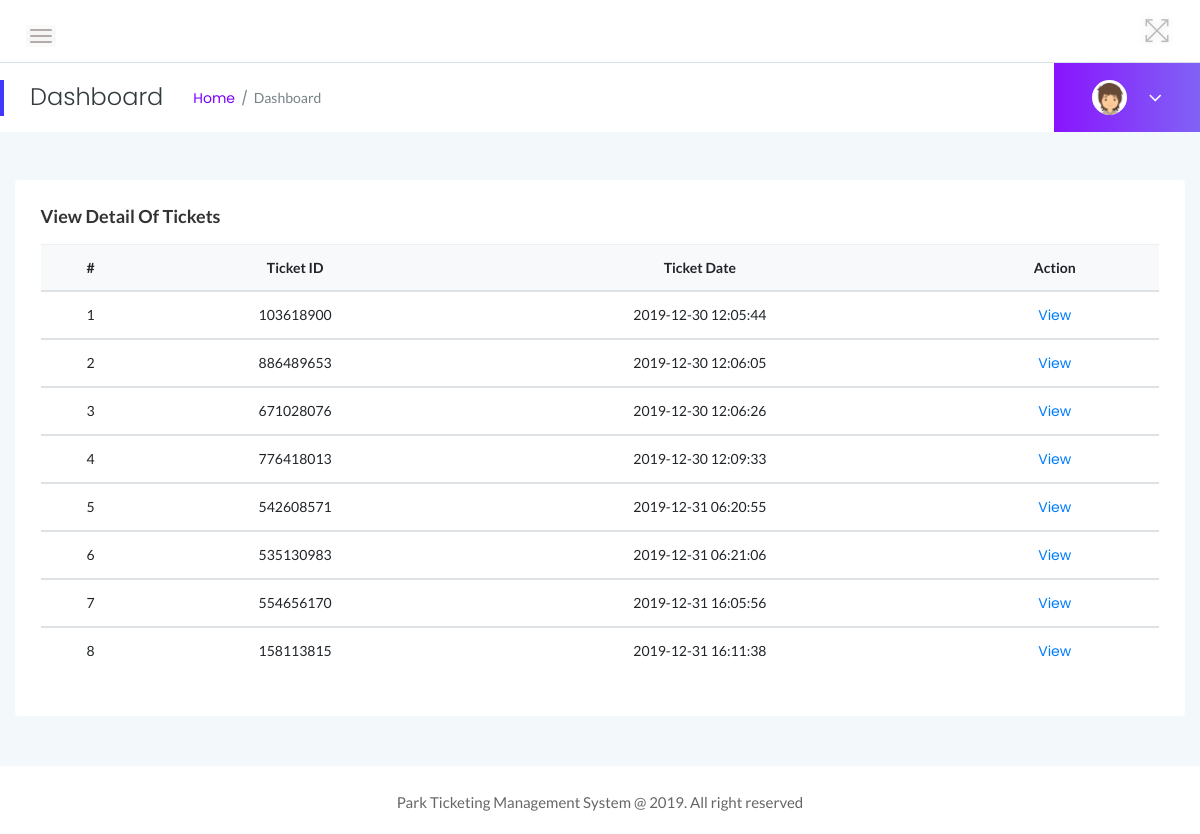
/ptms/manage-foreigners-ticket.php (signed in), run on the app's committed database.
### tables this page shows
CREATE TABLE `tblticforeigner` (
  `ID` int(10) NOT NULL,
  `TicketID` varchar(200) DEFAULT NULL,
  `NoAdult` int(10) DEFAULT NULL,
  `NoChildren` int(10) DEFAULT NULL,
  `AdultUnitprice` varchar(50) DEFAULT NULL,
  `ChildUnitprice` varchar(50) DEFAULT NULL,
  `PostingDate` timestamp NULL DEFAULT current_timestamp()
);

### ptms/manage-foreigners-ticket.php (the view, shortened to what this page needs)
<?php
if (strlen($_SESSION['ptmsaid']==0)) {
  header('location:logout.php');
  } else{
?>
<!doctype html>
<html class="no-js" lang="en">
<head>
    <link rel="stylesheet" href="assets/css/bootstrap.min.css">
    <link rel="stylesheet" href="assets/css/font-awesome.min.css">
    <link rel="stylesheet" href="assets/css/themify-icons.css">
    <link rel="stylesheet" href="assets/css/metisMenu.css">
    <link rel="stylesheet" href="assets/css/owl.carousel.min.css">
    <link rel="stylesheet" href="assets/css/slicknav.min.css">
    <link rel="stylesheet" href="https://www.amcharts.com/lib/3/plugins/export/export.css" type="text/css" media="all" />
    <link rel="stylesheet" type="text/css" href="https://cdn.datatables.net/1.10.19/css/jquery.dataTables.css">
    <link rel="stylesheet" type="text/css" href="https://cdn.datatables.net/1.10.18/css/dataTables.bootstrap4.min.css">
    <link rel="stylesheet" type="text/css" href="https://cdn.datatables.net/responsive/2.2.3/css/responsive.bootstrap.min.css">
    <link rel="stylesheet" type="text/css" href="https://cdn.datatables.net/responsive/2.2.3/css/responsive.jqueryui.min.css">
    <link rel="stylesheet" href="assets/css/typography.css">
    <link rel="stylesheet" href="assets/css/default-css.css">
    <link rel="stylesheet" href="assets/css/styles.css">
    <link rel="stylesheet" href="assets/css/responsive.css">
</head>
<body>
    <div class="page-container">
        <div class="main-content">
          <?php include_once('includes/header.php');?>
            <?php include_once('includes/pagetitle.php');?>
            <div class="main-content-inner">
                <div class="row">
                    <div class="col-12 mt-5">
                        <div class="card">
                            <div class="card-body">
                                <h4 class="header-title">View Detail of Tickets</h4>
                                <div class="data-tables">
                                    <table  class="table text-center">
                                        <thead class="bg-light text-capitalize">
                                            <tr>
                                                <th>#</th>
                                                <th>Ticket ID</th>
                                                <th>Ticket Date</th>
                                                <th>Action</th>
                                            </tr>
                                        </thead>
                                        <?php
$ret=mysqli_query($con,"select * from tblticforeigner");
$cnt=1;
while ($row=mysqli_fetch_array($ret)) {
?>
                                        <tbody>
          <tr>
            <td width="100"><?php echo $cnt;?></td>
                  <td><?php  echo $row['TicketID'];?></td>
                  <td ><?php  echo $row['PostingDate'];?></td>
                  <td><a href="view-foreigner-ticket.php?viewid=<?php echo $row['ID'];?>">View</a>
                </tr>
                <?php
$cnt=$cnt+1;
}?>
 </tbody>
                                    </table>
                                </div>
                            </div>
                        </div>
                    </div>
                </div>
            </div>
        </div>
        <?php include_once('includes/footer.php');?>
    </div>
</body>
</html>
<?php }  ?>

### ptms/includes/header.php (shortened to what this page needs)
<div class="header-area">
               <div class="row align-items-center">
                   <div class="col-md-6 col-sm-8 clearfix">
                       <div class="nav-btn pull-left">
                           <span></span>
                           <span></span>
                           <span></span>
                       </div>
                   </div>
                   <div class="col-md-6 col-sm-4 clearfix">
                       <ul class="notification-area pull-right">
                           <li id="full-view"><i class="ti-fullscreen"></i></li>
                       </ul>
                   </div>
               </div>
           </div>

### ptms/includes/pagetitle.php (shortened to what this page needs)
<?php
include('includes/dbconnection.php');
?>
<div class="page-title-area">
                <div class="row align-items-center">
                    <div class="col-sm-6">
                        <div class="breadcrumbs-area clearfix">
                            <h4 class="page-title pull-left">Dashboard</h4>
                            <ul class="breadcrumbs pull-left">
                                <li><a href="dashboard.php">Home</a></li>
                                <li><span>Dashboard</span></li>
                            </ul>
                        </div>
                    </div>
                    <div class="col-sm-6 clearfix">
                        <div class="user-profile pull-right">
                            <img class="avatar user-thumb" src="assets/images/author/avatar.png" alt="avatar">
                            <?php
$adid=$_SESSION['dcmsaid'];
$ret=mysqli_query($con,"select AdminName from tbladmin where ID='$adid'");
$row=mysqli_fetch_array($ret);
$name=$row['AdminName'];
?>
                            <h4 class="user-name dropdown-toggle" data-toggle="dropdown"><?php echo $name; ?> <i class="fa fa-angle-down"></i></h4>
                        </div>
                    </div>
                </div>
            </div>

### ptms/includes/footer.php
<footer>
            <div class="footer-area">
                <p>Park Ticketing Management System @ 2019. All right reserved</p>
            </div>
        </footer>

### ptms/assets/css/styles.css (style rules this page uses)
.page-container { width: 100%; height: 100%; min-height: 100vh; padding-left: 280px; -webkit-transition: padding-left 0.3s ease 0s; transition: padding-left 0.3s ease 0s; }
.card { border: none; border-radius: 4px; background-color: #fff; -webkit-transition: all 0.3s ease 0s; transition: all 0.3s ease 0s; }
.card-body { padding: 25.6px; padding: 1.6rem; }
.main-content { width: 100%; background: #F3F8FB; }
.main-content-inner { padding: 0 30px 50px; }
.header-area { padding: 15px 30px; background: #fff; border-bottom: 1px solid #d8e3e7; }
.nav-btn { margin-right: 30px; margin-top: 10px; cursor: pointer; }
.nav-btn span { display: block; width: 22px; height: 2px; background: #b3aaaa; margin: 4px 0; border-radius: 15px; -webkit-transition: all 0.3s ease 0s; transition: all 0.3s ease 0s; box-shadow: 0 0 0 4px rgba(99, 96, 96, 0.03); }
.notification-area { -webkit-user-select: none; -moz-user-select: none; -ms-user-select: none; user-select: none; position: relative; z-index: 1; }
.notification-area li { display: inline-block; margin-left: 20px; cursor: pointer; -webkit-user-select: none; -moz-user-select: none; -ms-user-select: none; user-select: none; }
.notification-area li>i { font-size: 26px; color: #bdbcbc; vertical-align: middle; text-shadow: 0 0 8px rgba(0, 0, 0, 0.12); -webkit-transition: color 0.3s ease 0s; transition: color 0.3s ease 0s; }
.notification-area li#full-view { display: inline-block; }
.page-title-area { padding: 0 30px; background: #fff; position: relative; }
.page-title-area:before { content: ''; position: absolute; left: 0; top: 50%; width: 4px; height: 36px; background: var(--primary-color); -webkit-transform: translateY(-50%); transform: translateY(-50%); }
.page-title { font-size: 24px; font-weight: 300; color: #313b3d; letter-spacing: 0; margin-right: 30px; }
ul.breadcrumbs { margin-top: 4px; }
.breadcrumbs li { display: inline-block; }
.breadcrumbs li a, .breadcrumbs li span { display: block; font-size: 14px; font-weight: 400; color: #7801ff; letter-spacing: 0; margin-right: 16px; position: relative; }
.breadcrumbs li a:before { content: '/'; color: #768387; position: absolute; right: -13px; top: 0; }
.breadcrumbs li span { margin-right: 0; color: #768387; text-transform: capitalize; }
.user-profile { margin-right: -30px; display: -webkit-box; display: -ms-flexbox; display: flex; -webkit-box-align: center; -ms-flex-align: center; align-items: center; -ms-flex-wrap: wrap; flex-wrap: wrap; background: -webkit-linear-gradient(left, #8914fe 0%, #8063f5 100%); background: linear-gradient(to right, #8914fe 0%, #8063f5 100%); padding: 17px 38px; position: relative; }
.user-profile img.avatar { height: 35px; width: 35px; border-radius: 50%; margin-right: 12px; }
.user-name { font-size: 17px; font-weight: 500; color: #fff; letter-spacing: 0; cursor: pointer; -webkit-user-select: none; -moz-user-select: none; -ms-user-select: none; user-select: none; }
.user-name i { margin-left: 10px; font-size: 21px; vertical-align: middle; position: relative; }
.notification-area .dropdown-toggle, .user-name.dropdown-toggle { position: relative; }
.notification-area .dropdown-toggle:after, .user-name.dropdown-toggle:after { display: none; }
.header-title { font-family: 'Lato', sans-serif; font-size: 18px; font-weight: 600; letter-spacing: 0; color: #333; text-transform: capitalize; margin-bottom: 17px; }
.footer-area { text-align: center; padding: 23px 0 19px; background: #fff; }
.footer-area p { color: #676666; margin-bottom: 0; }
table tr th { border-bottom: none; }
table tr th, table tr td { border-top: 1px solid rgba(120, 130, 140, 0.13) !important; }

### ptms/assets/css/responsive.css (style rules this page uses)
@media (min-width: 1200px) and (max-width: 1364px) { .main-content-inner { padding: 0 15px 50px; } }
@media (min-width: 1200px) and (max-width: 1364px) { .page-container, .sbar_collapsed.page-container { padding-left: 0; } }

### data on the page
tblticforeigner: TicketID "103618900", PostingDate "2019-12-30 12:05:44"
tblticforeigner: TicketID "886489653", PostingDate "2019-12-30 12:06:05"
tblticforeigner: TicketID "671028076", PostingDate "2019-12-30 12:06:26"
tblticforeigner: TicketID "776418013", PostingDate "2019-12-30 12:09:33"
tblticforeigner: TicketID "542608571", PostingDate "2019-12-31 06:20:55"
tblticforeigner: TicketID "535130983", PostingDate "2019-12-31 06:21:06"
tblticforeigner: TicketID "554656170", PostingDate "2019-12-31 16:05:56"
tblticforeigner: TicketID "158113815", PostingDate "2019-12-31 16:11:38"
